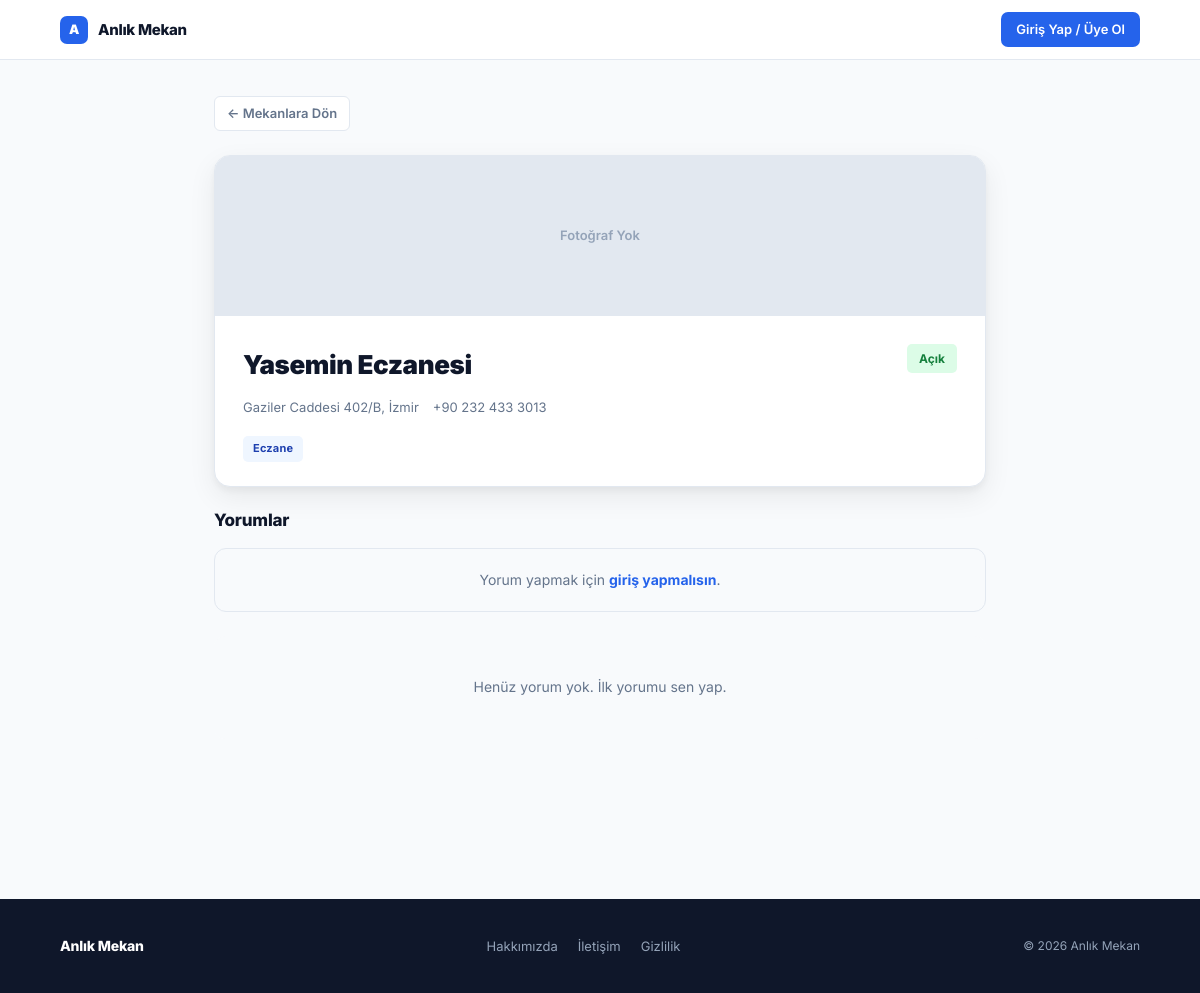
The app's page /mekan/27/ with its own data.
### venues/models.py (models this page shows, shortened)
class Mekan(models.Model):
    KATEGORI_SECIMLERI = [
        ('KAFE', 'Kafe'),
        ('KUTUPHANE', 'Kütüphane'),
        ('ECZANE', 'Eczane'),
        ('RESTORAN', 'Restoran'),
        ('PUB', 'Pub'),
    ]
    SEHIR_SECIMLERI = [
        ('istanbul', 'İstanbul'),
        ('izmir', 'İzmir'),
        ('samsun', 'Samsun'),
        ('sakarya', 'Sakarya'),
    ]
    ad = models.CharField(max_length=100)
    kategori = models.CharField(max_length=20, choices=KATEGORI_SECIMLERI)
    sehir = models.CharField(max_length=20, choices=SEHIR_SECIMLERI, blank=True, null=True, verbose_name="Şehir")
    adres = models.TextField()
    img = models.ImageField(upload_to='mekanlar/', blank=True, null=True, verbose_name="Mekan Fotoğrafı")
    telefon = models.CharField(max_length=20, blank=True, null=True, verbose_name="Telefon")
    website = models.URLField(blank=True, null=True, verbose_name="Web Sitesi")
    su_an_acik = models.BooleanField(default=True)
    doluluk_orani = models.IntegerField(default=0, help_text="Yüzde olarak doluluk (Örn: 80)")
    acilis_saati = models.TimeField(null=True, blank=True, verbose_name="Açılış Saati")
    kapanis_saati = models.TimeField(null=True, blank=True, verbose_name="Kapanış Saati")
    sahibi = models.ForeignKey(User, on_delete=models.SET_NULL, null=True, blank=True, related_name='mekanlari')
    dogrulanmis_mi = models.BooleanField(default=False)
    dogrulama_token = models.UUIDField(default=uuid.uuid4, unique=True)
    anlik_duyuru = models.CharField(max_length=500, blank=True, null=True)
    latitude = models.DecimalField(max_digits=9, decimal_places=6, null=True, blank=True)
    longitude = models.DecimalField(max_digits=9, decimal_places=6, null=True, blank=True)
    wifi_var = models.BooleanField(default=False)
    priz_var = models.BooleanField(default=False)
    otopark_var = models.BooleanField(default=False)
    sigara_icin_uygun = models.BooleanField(default=False)
    bahce_var = models.BooleanField(default=False)
    engelli_erisimi_var = models.BooleanField(default=False)
    canli_muzik_var = models.BooleanField(default=False)
    evcil_hayvan_izinli = models.BooleanField(default=False)
    cocuk_oyun_alani_var = models.BooleanField(default=False)
    favorileyenler = models.ManyToManyField(User, related_name='favori_mekanlar', blank=True)
    def aktif_etkinlikler(self):
        return self.etkinlikler.filter(bitis__gte=timezone.now()).order_by('baslangic')

### venues/views.py (the view)
# urls.py: path('mekan/<int:mekan_id>/', views.mekan_detay, name='mekan_detay'),
def mekan_detay(request, mekan_id):
    mekan = get_object_or_404(Mekan, id=mekan_id)
    yorumlar = mekan.yorumlar.all().order_by('-tarih')
    etkinlikler = mekan.aktif_etkinlikler()
    if request.method == 'POST':
        if not request.user.is_authenticated:
            return redirect('login')
        form = YorumForm(request.POST, request.FILES)
        if form.is_valid():
            yeni_yorum = form.save(commit=False)
            yeni_yorum.mekan = mekan
            yeni_yorum.yazar = request.user
            yeni_yorum.save()
            return redirect('mekan_detay', mekan_id=mekan.id)
    else:
        form = YorumForm()
    return render(request, 'venues/mekan_detay.html', {
        'mekan': mekan,
        'yorumlar': yorumlar,
        'etkinlikler': etkinlikler,
        'form': form,
    })

### venues/templates/venues/mekan_detay.html (shortened to what this page needs)
{% extends 'venues/base.html' %}
{% block content %}
<div class="detay-wrap">
    <a href="{% url 'dashboard' %}" class="back-link">&#8592; Mekanlara Dön</a>
    <div class="venue-hero">
        {% if mekan.img %}
            <img src="{{ mekan.img.url }}" alt="{{ mekan.ad }}">
        {% else %}
            <div class="venue-hero-ph"><span>Fotoğraf Yok</span></div>
        {% endif %}
        <div class="venue-hero-body">
            <div class="venue-hero-top">
                <h1 class="venue-title">{{ mekan.ad }}</h1>
                {% if mekan.su_an_acik %}
                    <span class="s-pill-open">Açık</span>
                {% else %}
                    <span class="s-pill-close">Kapalı</span>
                {% endif %}
            </div>
            <div class="venue-meta-row">
                <span>{{ mekan.adres }}</span>
                {% if mekan.telefon %}<span>{{ mekan.telefon }}</span>{% endif %}
            </div>
            <div class="tags">
                <span class="tag" style="background:#eff6ff;color:#1e40af;">{{ mekan.get_kategori_display }}</span>
            </div>
        </div>
    </div>
    <h2 class="section-title">Yorumlar</h2>
    {% if user.is_authenticated %}
    <div class="comment-form-card">
        <h3>Deneyimini Paylaş</h3>
        <form method="POST" enctype="multipart/form-data">
            {% csrf_token %}
            <div class="f-group">
                <label class="f-label">Yorumun</label>
                {{ form.icerik }}
            </div>
            <div class="f-group">
                <label class="f-label">Fotoğraf (isteğe bağlı)</label>
                {{ form.fotoğraf }}
            </div>
            <button type="submit" class="btn-comment">Yorum Yap</button>
        </form>
    </div>
    {% else %}
    <div class="login-prompt">
        Yorum yapmak için <a href="{% url 'login' %}">giriş yapmalısın</a>.
    </div>
    {% endif %}
    {% for yorum in yorumlar %}
    <div class="comment-card">
        <div class="comment-header">
            <span class="comment-author">{{ yorum.yazar.username }}</span>
            <span class="comment-date">{{ yorum.tarih|date:"d F Y" }}</span>
        </div>
        <p class="comment-text">{{ yorum.icerik }}</p>
        {% if yorum.fotoğraf %}<img src="{{ yorum.fotoğraf.url }}" class="comment-img" alt="">{% endif %}
    </div>
    {% empty %}
    <div class="empty-comments">Henüz yorum yok. İlk yorumu sen yap.</div>
    {% endfor %}
</div>
{% endblock %}

### records on screen
Mekan: ad "Yasemin Eczanesi", adres "Gaziler Caddesi 402/B, İzmir", telefon "+90 232 433 3013", kategori "Eczane"
